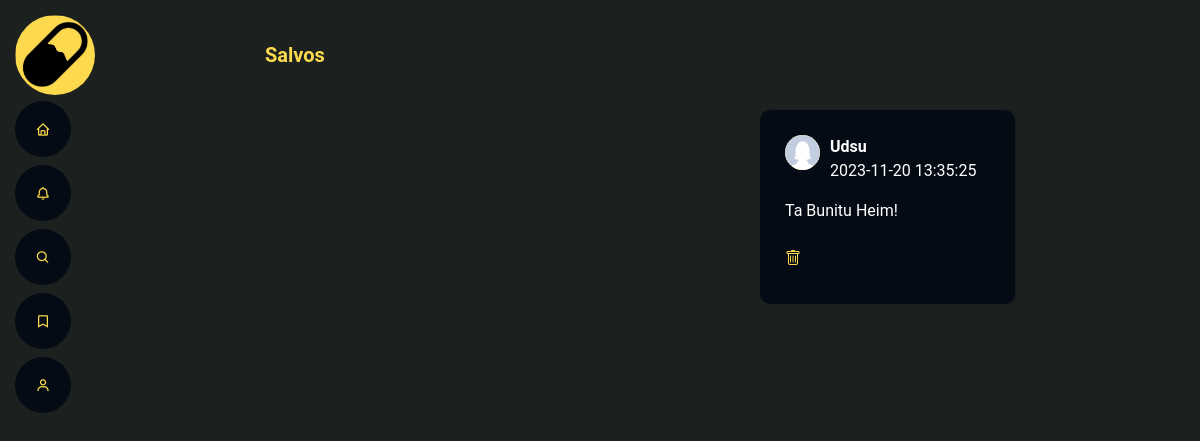
The page /Index.php?route=saves (signed in) on the database its author committed.
### tables this page shows
CREATE TABLE tb_posts (
    pos_id INT AUTO_INCREMENT PRIMARY KEY,
    pos_usu_id INT NOT NULL,
    pos_conteudo TEXT,
    pos_data_postagem TIMESTAMP DEFAULT CURRENT_TIMESTAMP,
    FOREIGN KEY (pos_usu_id) REFERENCES tb_usuarios(usu_id)
);

CREATE TABLE tb_usuarios (
    usu_id INT AUTO_INCREMENT PRIMARY KEY,
    usu_nome VARCHAR(100) NOT NULL,
    usu_nome_usuario VARCHAR(50) NOT NULL,
    usu_email VARCHAR(100) NOT NULL UNIQUE,
    usu_senha VARCHAR(100) NOT NULL,
    usu_avatar VARCHAR(100) DEFAULT 'avatar.jpg',
    usu_img_fundo VARCHAR(100) DEFAULT 'generico.svg',
    usu_data_cadastro TIMESTAMP DEFAULT CURRENT_TIMESTAMP,
    CONSTRAINT chk_usu_nome_usuario_no_spaces CHECK (usu_nome_usuario NOT LIKE '% %')
);

### Config/Model.php (called while the page is built, shortened)
<?php
require_once (__DIR__."/../Database/SqlCommands.php");
class Model{
    public function __construct(){
        $this->query = new SqlCommands();
    }
}

### Database/SqlCommands.php (called while the page is built, shortened)
<?php
class SqlCommands{
    public function getCommand($function ){
        return $this->listCommandSql[$function];
    }
}

### App/Model/PostModel.php (called while the page is built, shortened)
<?php
require_once (__DIR__."/../../Config/Model.php");
class PostModel extends Model{
    public function getPostSave($id){
        $con = $this->conect->conection();
        $query = $this->query->getCommand("viewSave");
        $result = $con->prepare($query[0]);
        $result->bind_param('i', $id);
        $result->execute();
        if (!$result) {
            throw new Exception("Erro na consulta");
        }
        else{
            $result = $result->get_result();
            $rows = array();
            $i = 0;
            while ($row = mysqli_fetch_assoc($result)) {
                $rows[$i] = $row;
                $i++;
            }
            return $rows;
        }
    }
}

### App/Controllers/PostController.php (called while the page is built, shortened)
<?php
require_once (__DIR__.'/../Model/PostModel.php');
class PostController extends Controller{
   public function viewSave(){
        $postModel = new PostModel();
        $id = $_SESSION["user_id"];
        $posts = $postModel->getPostSave($id);
        include (__DIR__."/../../Public/Salvos.php");
   }
    }

### Public/Layout/SimplePostStructure.php (the view)
<?php foreach($posts as $post=>$value): ?>
    <?php $route = $_GET['route']; ?>
    <li class="search post-item">
    <div class="infoUserPost">
        <div class="imgUserPost"><img src="../Storage/perfil/<?= $value['usu_avatar']; ?>" alt=''></div>
        <div class="nameAndHour">
            <strong><?= $value["usu_nome"] ?></strong>
            <p><?= $value["pos_data_postagem"]?></p>
        </div>
    </div>
    <p>
        <?= $value["pos_conteudo"]?>
    </p>
    <?php if($route == "pesquisa"): ?>
        <?php
        $hashs = array();
        if($value["hashtags"] != null){
            $hashs = explode(",",$value["hashtags"]);
            $has_ids = explode(",", $value["has_ids"]);
        }
        ?>
        <form method='post' action='Index.php?route=pesquisa'>
            <?php $indice = 0; ?>
            <?php foreach($hashs as $has): ?>
            <button type='submit' class='nav-link scrollto' name='tag' value='<?= $has_ids[$indice] ?>'><a class="hashtags"> <span><?= $has ?></span></a></button>
            <?php $indice++; ?>
            <?php endforeach; ?>
        </form>
    <?php elseif($route == "saves"): ?>
        <form action="Index.php?route=<?= $route ?>" method="POST">
            <button type='submit' class='filepost' name='apagar' value='<?= $value['pos_id'];?>'><i class='bi bi-trash' alt=''></i></button>
        </form>
    <?php endif; ?>
    </li>
<?php endforeach; ?>

### Resources/Assets/css/style2.css (style rules this page uses)
* { margin: 0; padding: 0; box-sizing: border-box; }
.search { margin: 0 10px 0 10px; }
body { background-color: #1C2120; color:white; font-family: 'Roboto', sans-serif; -webkit-font-smoothing: antialiased !important; }
.imgUserPost img { width: 35px; height: 35px; border-radius: 50%; }
ul.recomendacoes li.search { padding: 25px; margin-bottom: 50px; background-color: #040b14; border-radius: 10px; box-shadow: 1px 0 3px rgba(0,0,0,0.2); float: right; width: 30%; list-style: none; align-items: center; justify-content: center; }
ul.recomendacoes li.search div.infoUserPost { display: flex; margin-right: 10px; }
ul.recomendacoes li.search div.infoUserPost div.imgUserPost { width: 35px; height: 35px; border-radius: 50%; background-color: #FCDA4D; margin-right: 10px; }
button { border: none; background-color: transparent; outline: none; }
.bi, main .bx { color: #FCDA4D;; }
.recomendacoes button i { display: inline-block; padding: 8px 0; border-radius: 50%; text-align: right; transition: 0.3s; }

### rows shown on the page
tb_posts: pos_usu.usu_avatar (placeholder picture), pos_usu.usu_nome "Udsu", pos_data_postagem "2023-11-20 13:35:25", pos_conteudo "Ta Bunitu Heim!", $value['pos_id'] 1 (drawn)
